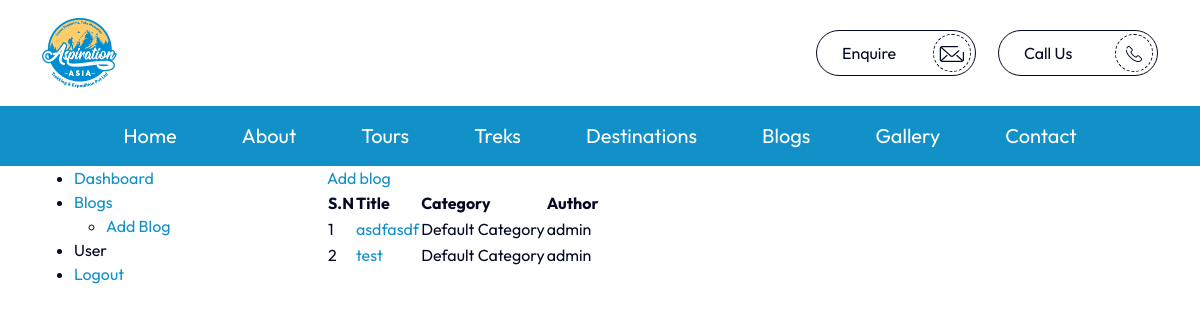
The page /dashboard-blog (signed in) on the database its author committed.
### blogbreezeapp/models.py (models this page shows, shortened)
class Blog(models.Model):
    title = models.CharField(max_length=255)
    slug = models.SlugField(default="", null=False, blank=True, unique=True)
    publishdate = models.DateTimeField(auto_now_add=True)
    authorid = models.ForeignKey(User, on_delete=models.CASCADE, default='')
    featuredimage = models.ImageField(upload_to='uploads/', default=0)
    content = HTMLField(default='')
    category = models.ForeignKey(Category, on_delete=models.CASCADE, related_name='blogs', default=1)

class Category(models.Model):
  name = models.CharField(max_length=30)
  content = HTMLField(default = '')
  author = models.ForeignKey(User, on_delete=models.CASCADE, default='')
  def __str__(self):
    return f'{self.name}'

### blogbreezeapp/views.py (the view)
# urls.py: path('dashboard-blog', views.dashboardbloglist, name="dashboardblog"),
def dashboardbloglist(request):
  user = request.user
  blogs = Blog.objects.filter(authorid=user).order_by('-publishdate')
  template = loader.get_template('dashboardblog.html')
  context = {
    'blogs': blogs,
  }
  return HttpResponse(template.render(context, request))

### blogbreezeapp/templates/dashboardblog.html
{% include 'header.html' %}
{% load static %}
<section class="dashboard-cover">
    <div class="container">
        <div class="row">
            <div class="col-md-3">
                {% include 'dash-nav.html' %}
            </div>
            <div class="col-md-9">
                <div class="add-blog-btn">
                    <a href="/add-blog">Add blog</a>
                </div>
                <div class="dashboard-wrapper">
                    <table>
                        <thead>
                            <th>S.N</th>
                            <th>Title</th>
                            <th>Category</th>
                            <th>Author</th>
                        </thead>
                        <tbody>
                            {% for x in blogs %}
                            <tr>
                                <td>{{ forloop.counter }}</td>
                                <td>
                                    <a href="/edit-blog/?bid={{x.id}}">{{ x.title }}</a>
                                </td>
                                <td>{{x.category}}</td>
                                <td>{{x.authorid}}</td>
                            </tr>
                            {% endfor %}
                        </tbody>
                    </table>
                </div>
            </div>
        </div>
    </div>
</section>
{% include 'footer.html' %}

### blogbreezeapp/static/css/style.css (style rules this page uses)
:root { --primary-color: #1290C8; --secondary-color: #d31b20; --dark-color: #030922; --light-gray: rgb(249 249 249 / 73%); --light-white: #F9F9F9; --gray-l-color: #666666; --primary-fonts: 'Outfit', sans-serif; --secondary-fonts: 'Khand', sans-serif; --extra-fonts: 'Jura', sans-serif; --default-transition: all 0.3s ease; --section-gaps: 100px; --section-md-gaps: 70px; }
body { font-family: var(--primary-fonts); -webkit-box-sizing: border-box; box-sizing: border-box; color: var(--dark-color); }
body, html { overflow-x:hidden; }
a { text-decoration: none; display: inline-block; color:var(--primary-color); }
a, input[type="submit"], button { cursor: pointer; -webkit-transition: var(--default-transition); -o-transition: var(--default-transition); transition: var(--default-transition); }

### rows shown on the page
Blog: title "asdfasdf", category "Default Category", authorid "admin"
Blog: title "test", category "Default Category", authorid "admin"
